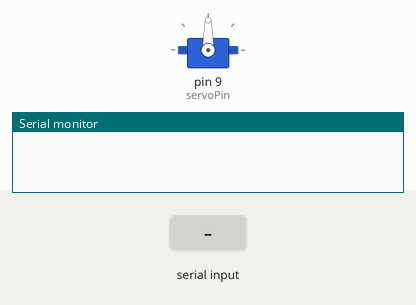
Bench run of a sketch on a simulated Arduino Uno, built with avr-gcc and run on an emulated ATmega328P. Shown: servo, the last lines printed to the serial monitor. The test bench sets the inputs (shaded band).

Above: at 2.8 s.
2.9 s: "right\n" received over Serial
At 3.5 s:
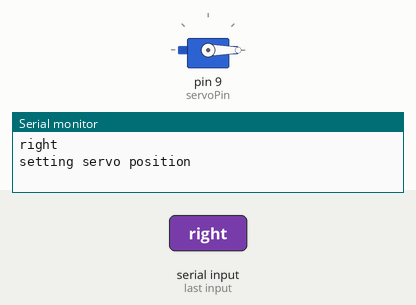
4.4 s: "left\n" received over Serial
At 4.8 s:
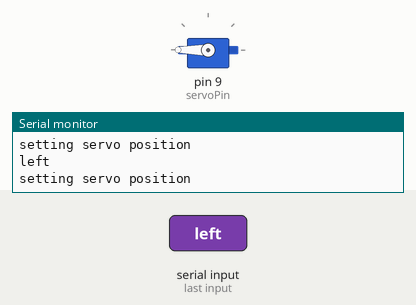
Timing chart, 0 to 7.4 s (numbered marks = the images above; inputs shaded):
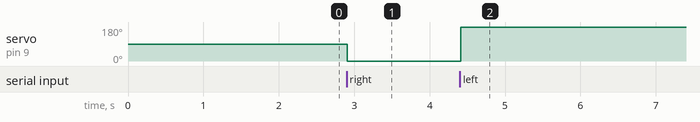

The sketch:

robotEyes.ino
```cpp
#include <Servo.h>
PROGMEM const int servoPin = 9;
Servo eyesOne;
String message = "";
void setup() {
  // put your setup code here, to run once:
 eyesOne.attach(servoPin);
 resetServo(1);
 Serial.begin(9600);
}

void loop() {


   message = getMessage();
   if(message.indexOf("left") >= 0)
   {
     setServoPos(1,180);
     message = "";
   }else if(message.indexOf("right") >= 0)
   {
     setServoPos(1,0);
     message = "";
   }else if(message.indexOf("center") >= 0)
  {
    setServoPos(1,90);
     message = "";
  }
   delay(100);
}
void resetServo(int servoNumber)
{
  if(servoNumber == 1)
  {
    if(eyesOne.read() != 90)
    {
      eyesOne.write(90);
    }
  }
}
void setServoPos(int servoNumber, int angle)
{
  Serial.println("setting servo position");
  if(servoNumber == 1)
  {
    if(eyesOne.read() != angle && (angle >= 0 && angle <= 180))
    {
      eyesOne.write(angle);
    }
  }
}
String getMessage()
{
  String bufferMessage = "";
  while(Serial.available() > 0)
  {
    int byteRecv = Serial.read();
    bufferMessage += (char)byteRecv;
    if(byteRecv == '\n')
    {
      Serial.println(bufferMessage);
      return bufferMessage;
    }
  }
  return "noMessage";
}
```

Measured:
- after the input at 2.9 s, servo on pin 9 (servoPin): 90° → 0° at once
- after the input at 4.4 s, servo on pin 9 (servoPin): 0° → 180° at once
